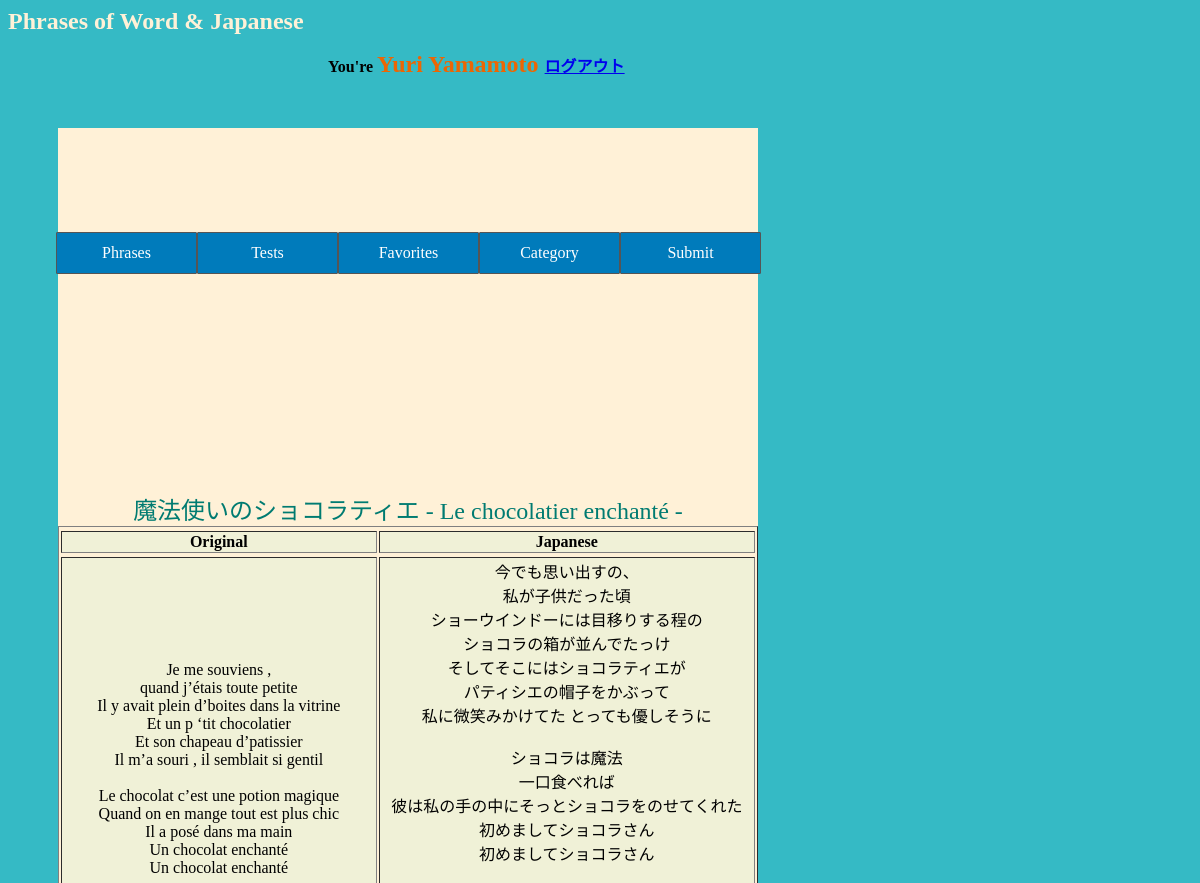
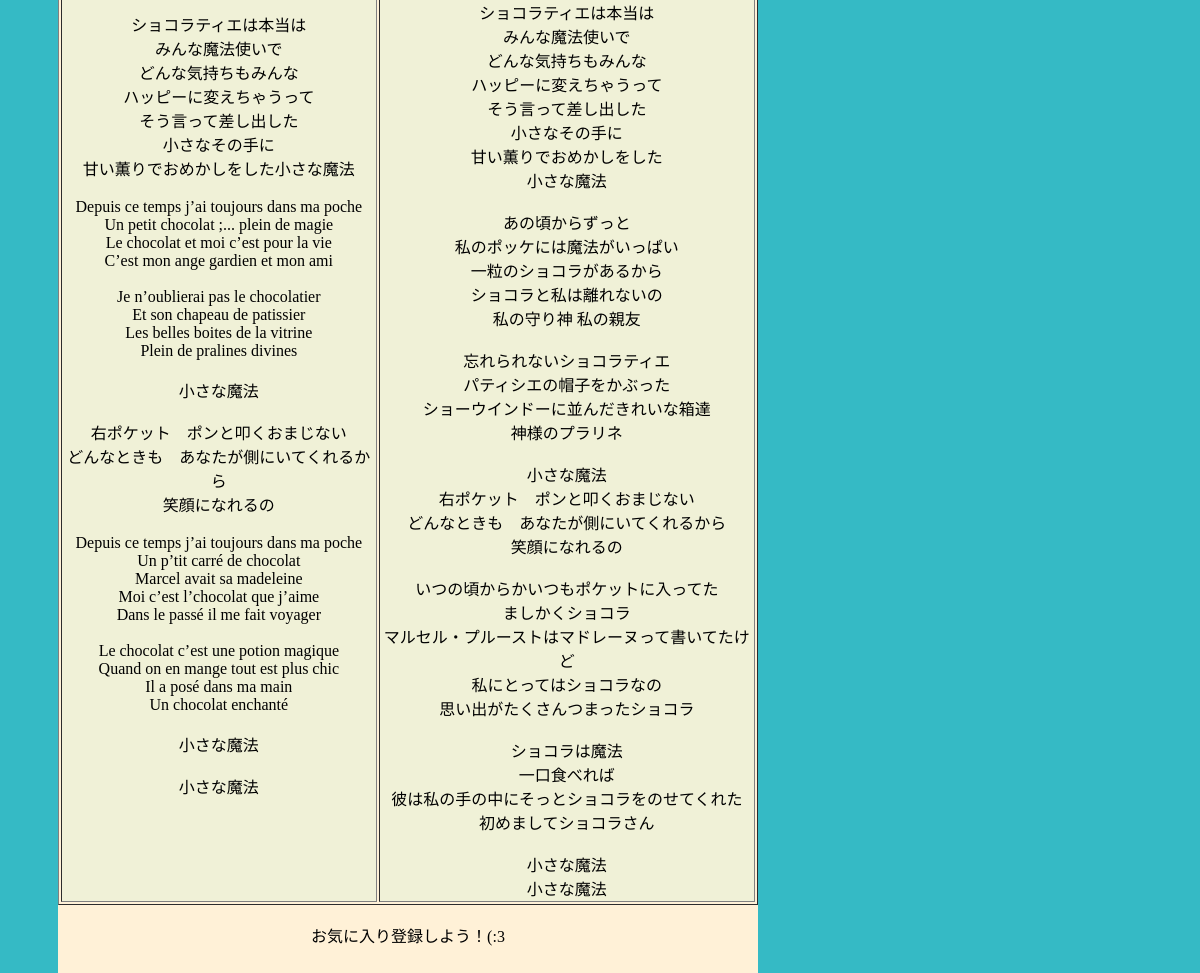
The page /main/favorites.php (signed in) on the database its author committed (2 pictures, top to bottom).
### tables this page shows
CREATE TABLE user (uid integer PRIMARY KEY, uname text NOT NULL, password text);

CREATE TABLE script (sid integer PRIMARY KEY UNIQUE, stitle text, upid integer, fsp text, jsp text, video text, comment text);

### main/favorites.php (the view, shortened to what this page needs)
<html>
<head>
    <link rel="stylesheet" type="text/css" href="basic.css">
</head>
<body
    <div id="bg1"
    data-2000="background-position:800px -1000px;"
    data-0="background-position:0px 0px;">
    <h1>Phrases of Word & Japanese</h1>
<?php
if($_SESSION["S_USERID"]){
    $id = $_SESSION["S_USERID"];
}else{
    header("HTTP/1.1 301 Moved Permanently");
    header("Location: index.php");
    exit;
}
if(! $db = new PDO("sqlite:../phrase.db")) {
    print "DB接続に失敗しました<br>";
} else {
    $sql = "select uname from user where uid='$id'";
    $stmt = $db -> prepare($sql);
    $flag = $stmt -> execute();
    $cols = $stmt->fetch(PDO::FETCH_NUM);
    print "<div class=name>You're <font size=5 color=#ec6604> $cols[0] </font> <a href=logout.php>ログアウト</a></div>";
}
?>
    <div id="tab">
      <a href="home.php">Phrases</a>
      <a href="tests.php">Tests</a>
      <a href="favorites.php">Favorites</a>
      <a href="category.php">Category</a>
      <a href="submit.php">Submit</a>
    </div>
  <div id="main">
<?php
if(! $db = new PDO("sqlite:../phrase.db")){
  die("DB Connection Failed.");
}
$sql = "SELECT s.sid, s.stitle, s.fsp, s.jsp, s.video, s.comment  FROM fav f, script s WHERE s.sid=f.sid and f.uid ='$id'";
$stmt = $db->prepare($sql);
$stmt -> execute();
   while($cols = $stmt->fetch(PDO::FETCH_NUM)){
       if($cols[4]){
           print "<iframe width='560' height='315' src='https://www.youtube.com/embed/$cols[4]' frameborder=0 allowfullscreen></iframe><br><br>";
       }
       print "<table border=1>\n";
       print "<tr><font size=5 color='#007b71'>$cols[1]</font><tr>";
       print "<th>Original</th>";
       print "<th>Japanese</th>";
       print "<tr>";
       print "<tr>\n";
       print "<td>$cols[2]</td><td>$cols[3]</td>\n";
       print "</tr>\n";
       print "</table><br>\n";
   } print "お気に入り登録しよう！(:3";
?>
</div>
</body>
</html>

### main/basic.css (style rules this page uses)
body { font-family: "Zapfino"; height: 32em; positon: absolute; background-position: center; // overflow:scroll; }
#bg1 { background: #35bac5; position: absolute; }
h1 { font-size: 1.5em; color: #fff1d7; z-index:1; white-space: nowrap; font-family:"Zapfino"; //position: fixed; }
.name { width: 50em; left: 20em; position: relative; font-weight: bold; }
#tab { position:absolute; top: 14em; left:3em; }
#tab a { border:1px solid #555; border-radius: 1px; width: 139px; color:#fff; background:#007bbb; float: left; height: 40px; line-height: 40px; text-align: center; display: block; text-decoration:none; }
table { font-family: serif; width: 700px; background-color: #fff1d7; margin: 0 auto; vertical-align:top; text-align: center; top:0em; }
tr { background-color: #f0f1d7; }
#main { width: 700px; margin: 0 auto; margin-top: 50px; margin-left:50px; margin-bottom: 100px; padding-top: 30px; padding-bottom: 50px; text-align: center; background-color:#fff1d7; }

### rows shown on the page
user: uname "Yuri Yamamoto"
script: stitle "魔法使いのショコラティエ - Le chocolatier enchanté -", fsp "Je me souviens , quand j’étais toute petite Il y avait plein d’boites dans la vitrine Et un p ‘tit chocolatier Et son chapeau d’patissier Il m’a souri , il semblait si gentil Le chocolat c’est une potion magique Quand on en mange tout est plus chic Il a posé dans ma main Un chocolat enchanté Un chocolat enchanté ショコラティエは本当は みんな魔法使いで どんな気持ちもみんな ハッピーに変えちゃうって そう言って差し出した 小さなその手に 甘い薫りでおめかしをした小さな魔法 Depuis ce temps j’ai toujours dans ma poche Un petit chocolat ;... plein de magie Le chocolat et moi c’est pour la vie C’est mon ange gardien et mon ami Je n’oublierai pas le chocolatier Et son chapeau de patissier Les belles boites de la vitrine Plein de pralines divines 小さな魔法 右ポケット ポンと叩くおまじない どんなときも…", jsp "今でも思い出すの、 私が子供だった頃 ショーウインドーには目移りする程の ショコラの箱が並んでたっけ そしてそこにはショコラティエが パティシエの帽子をかぶって 私に微笑みかけてた とっても優しそうに ショコラは魔法 一口食べれば 彼は私の手の中にそっとショコラをのせてくれた 初めましてショコラさん 初めましてショコラさん ショコラティエは本当は みんな魔法使いで どんな気持ちもみんな ハッピーに変えちゃうって そう言って差し出した 小さなその手に 甘い薫りでおめかしをした 小さな魔法 あの頃からずっと 私のポッケには魔法がいっぱい 一粒のショコラがあるから ショコラと私は離れないの 私の守り神 私の親友 忘れられないショコラティエ パティシエの帽子をかぶった ショーウインドーに並んだきれいな箱達 神様のプラリネ 小さな魔法 右ポケット ポンと叩くおまじない どんなときも あなたが側にいてくれるから 笑顔になれるの いつの頃からかいつもポケットに入ってた ましかくショコラ マルセル・プルーストはマドレーヌって書いてたけど 私にとってはショコラなの 思い出がたくさんつまったショコラ ショコラは魔法 一口食べれば 彼は私の手の中にそっとショコラをのせてくれた 初めましてショコラさん 小さな魔法 小さな魔法"
